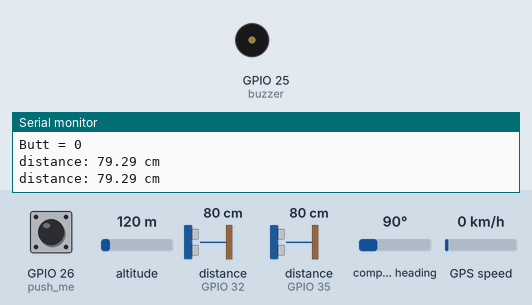
Recording of a sketch running on a simulated ESP32. Shown: buzzer (waves = sounding, pin HIGH), the last lines printed to the serial monitor. Wiring (inferred from the names in the program): 2 × ultrasonic range finder: trigger GPIO 12, echo GPIO 32 / trigger GPIO 33, echo GPIO 35. The test bench sets the inputs (shaded band); at power-on: GPIO 26 (push_me) LOW, altitude 120 m, distance to the obstacle (sensors on GPIO 32, GPIO 35) 80 cm, compass heading 90°, GPS speed 0 km/h. The echo pulse lasts 58.3 µs per cm; the GPS gets a fix after 3 s at 37.7749, -122.4194 with 8 satellites; pins used as bus, display or sensor lines are not drawn.

Above: at 1.2 s.
1.3 s: GPIO 26 (push_me) pulled HIGH for 0.15 s
At 2.2 s:
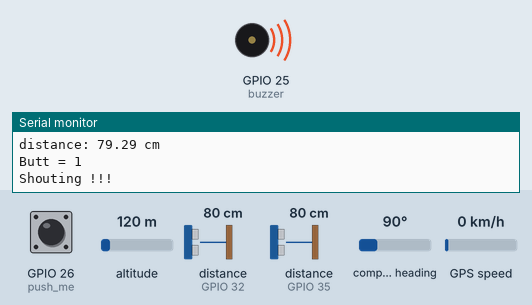
11.9 s: GPIO 26 (push_me) pulled HIGH for 1 s
At 17.7 s:
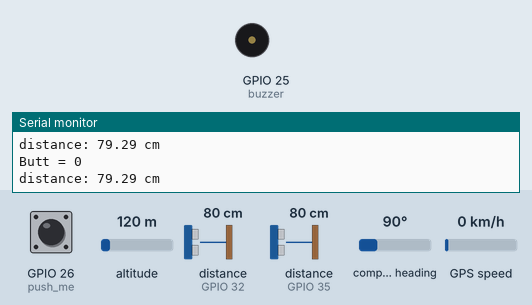
21.1 s: GPIO 26 (push_me) pulled HIGH for 3.2 s
At 21.9 s:
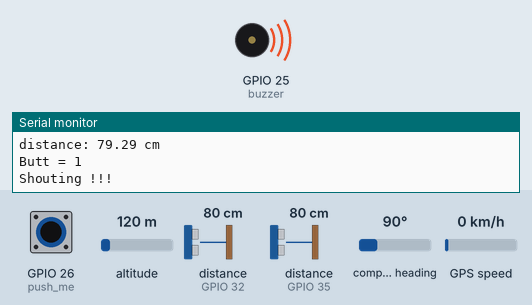
Timing chart, 0 to 27.7 s (numbered marks = the images above; inputs shaded):
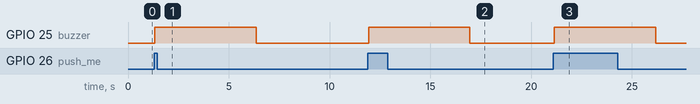

The sketch:

backup.ino
```cpp
#include <Wire.h>
#include <TinyGPS++.h>
#include <WiFi.h>
#include <WiFiAP.h>
#include <WiFiClient.h>

#define TRIG_PIN 12
#define TRIG_PIN_2 33
#define ECHO_PIN 32
#define ECHO_PIN_2 35
#define buzzer 25
#define push_me 26
#define TX 17
#define RX 16

float duration_us, distance_cm;
struct GPS_Data{
    double latitude;
    double longitude;;
    uint time;
};
//AP credentials
const char* mySSID = "ESP32-AP";
const char* myPassword = "esp32wifi";
/* GPS Setup*/
HardwareSerial hard(2);
TinyGPSPlus gps;

void setup() {
  // begin serial port
  Serial.begin (9600);

  /* Setup GPS*/
  hard.begin(9600, SERIAL_8N1, RX, TX);

  pinMode(TRIG_PIN, OUTPUT);
  pinMode(TRIG_PIN_2, OUTPUT);
  pinMode(ECHO_PIN, INPUT);
  pinMode(ECHO_PIN_2, INPUT);
  pinMode(buzzer,OUTPUT);
  pinMode(push_me,INPUT);

  //setup hotspot
  WiFi.softAP(mySSID, myPassword);
  IPAddress myIP = WiFi.softAPIP();
  Serial.println();
  Serial.print("AP IP address: ");
  Serial.println(myIP);
}

void loop() {
  float sonic1 = getDistance1();
  float sonic2 = getDistance2();
  GPS_Data gps = readGPS();
  // Serial.println(runHTTPclient("data","{\"sonic1\":"+String(sonic1)+",\"sonic2\":"+String(sonic2)+"}"));
  // Serial.println(runHTTPclient("data","{\"lat\":"+String(gps.latitude)+",\"long\":"+String(gps.longitude)+"}"));
  /*if (distance_cm < 50)
    digitalWrite(buzzer,HIGH);
  else
    digitalWrite(buzzer,LOW);*/

  //delay(500);

  int push_button_state = digitalRead(push_me);
  Serial.print("Butt = ");
  Serial.println(push_button_state);

  if (push_button_state == 1){
    Serial.println("Shouting !!!");
    digitalWrite(buzzer,HIGH);
    delay(5000);
    Serial.println("\tPin Drop");
  }
  else
    digitalWrite(buzzer,LOW);
}

float getDistance1(){
  // generate 10-microsecond pulse to TRIG pin
  digitalWrite(TRIG_PIN, HIGH);
  delayMicroseconds(10);
  digitalWrite(TRIG_PIN, LOW);

  // measure duration of pulse from ECHO pin
  duration_us = pulseIn(ECHO_PIN, HIGH);

  // calculate the distance
  distance_cm = 0.017 * duration_us;

  // print the value to Serial Monitor
  Serial.print("distance: ");
  Serial.print(distance_cm);
  Serial.println(" cm");
  return distance_cm;
}

float getDistance2(){
  // generate 10-microsecond pulse to TRIG pin
  digitalWrite(TRIG_PIN_2, HIGH);
  delayMicroseconds(10);
  digitalWrite(TRIG_PIN_2, LOW);

  // measure duration of pulse from ECHO pin
  duration_us = pulseIn(ECHO_PIN_2, HIGH);

  // calculate the distance
  distance_cm = 0.017 * duration_us;

  // print the value to Serial Monitor
  Serial.print("distance: ");
  Serial.print(distance_cm);
  Serial.println(" cm");
  return distance_cm;
}

bool runHTTPclient(String command,String payload){
  const int    HTTP_PORT   = 80;
  const String HTTP_METHOD = "GET"; // or "POST"
  const char   HOST_NAME[] = "192.168.4.2"; // hostname of web server:
  const String PATH_NAME   = "";
  String queryString = "/distance?command="+command+"&payload="+payload;

  WiFiClient client;
  if(client.connect(HOST_NAME, HTTP_PORT)) {
    Serial.println("Connected to server");
    // send HTTP request header
    client.println("GET " + PATH_NAME + queryString + " HTTP/1.1");
    client.println("Host: " + String(HOST_NAME));
    client.println("Connection: close");
    client.println(); // end HTTP header
    return true;
  } else {
    Serial.println("connection failed");
    return false;
  }
}

GPS_Data readGPS(){
  struct GPS_Data gps_data;
  while (hard.available() > 0) gps.encode(hard.read());
  if (gps.location.isUpdated()){
      gps_data.latitude = gps.location.lat();
      gps_data.longitude = gps.location.lng();
      gps_data.time = gps.time.value();
      Serial.println("[!!] GPS Data Received [!!]");
  }
  return gps_data;
}
```

Measured:
- after the input at 1.3 s, GPIO 25 (buzzer): LOW → HIGH at once, → LOW 5.0 s later
- after the input at 11.9 s, GPIO 25 (buzzer): LOW → HIGH at once, → LOW 5.0 s later
- after the input at 21.1 s, GPIO 25 (buzzer): LOW → HIGH after 0.06 s, → LOW 5.0 s later
